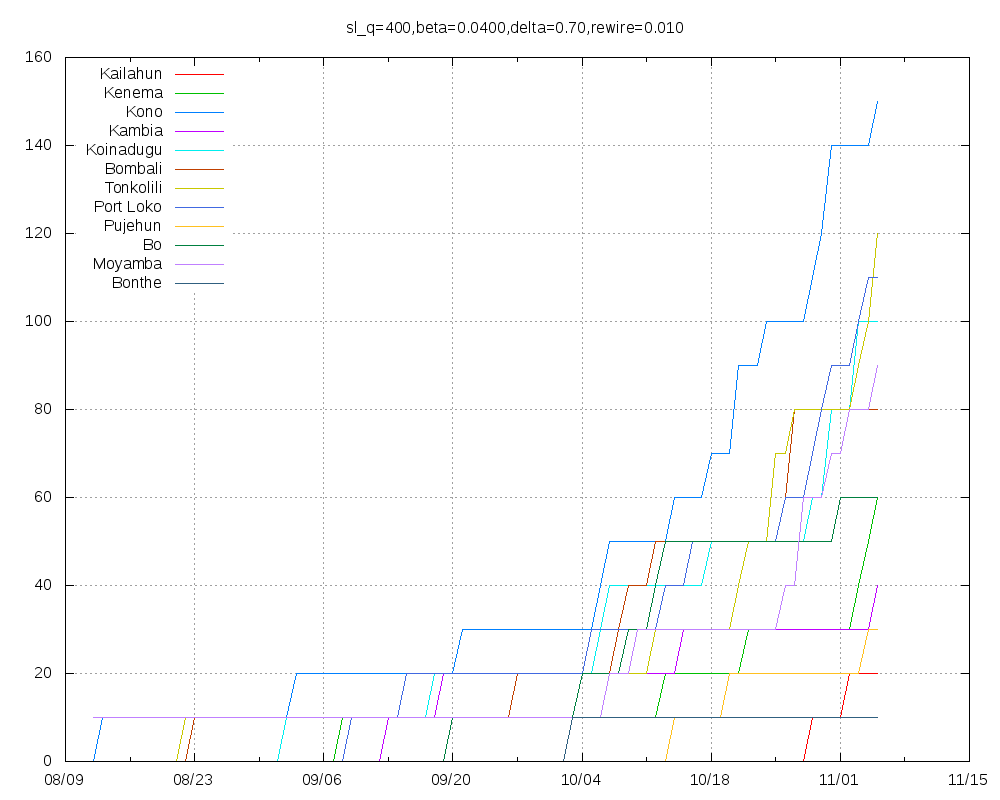

Generate this figure with gnuplot:
set title "sl_q=400,beta=0.0400,delta=0.70,rewire=0.010"
set key top left
set grid
set xdata time
set timefmt "%Y-%m-%d"
set terminal png size 1000,800
set output "sl_q=400,beta=0.0400,delta=0.70,rewire=0.010.png"
plot "Kailahun.tab" using 1:2 title "Kailahun" with lines,"Kenema.tab" using 1:2 title "Kenema" with lines,"Kono.tab" using 1:2 title "Kono" with lines,"Kambia.tab" using 1:2 title "Kambia" with lines,"Koinadugu.tab" using 1:2 title "Koinadugu" with lines,"Bombali.tab" using 1:2 title "Bombali" with lines,"Tonkolili.tab" using 1:2 title "Tonkolili" with lines,"Port_Loko.tab" using 1:2 title "Port Loko" with lines,"Pujehun.tab" using 1:2 title "Pujehun" with lines,"Bo.tab" using 1:2 title "Bo" with lines,"Moyamba.tab" using 1:2 title "Moyamba" with lines,"Bonthe.tab" using 1:2 title "Bonthe" with lines
